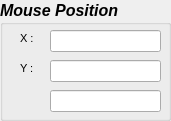
     <widget class="QGroupBox" name="groupBox">
      <property name="geometry">
       <rect>
        <x>880</x>
        <y>310</y>
        <width>171</width>
        <height>121</height>
       </rect>
      </property>
      <property name="font">
       <font>
        <pointsize>12</pointsize>
        <weight>75</weight>
        <italic>true</italic>
        <bold>true</bold>
       </font>
      </property>
      <property name="title">
       <string>Mouse Position</string>
      </property>
      <widget class="QLabel" name="label_78">
       <property name="geometry">
        <rect>
         <x>20</x>
         <y>30</y>
         <width>55</width>
         <height>16</height>
        </rect>
       </property>
       <property name="font">
        <font>
         <pointsize>8</pointsize>
         <weight>50</weight>
         <italic>false</italic>
         <bold>false</bold>
        </font>
       </property>
       <property name="text">
        <string>X :</string>
       </property>
      </widget>
      <widget class="QLabel" name="label_79">
       <property name="geometry">
        <rect>
         <x>20</x>
         <y>60</y>
         <width>55</width>
         <height>16</height>
        </rect>
       </property>
       <property name="font">
        <font>
         <pointsize>8</pointsize>
         <weight>50</weight>
         <italic>false</italic>
         <bold>false</bold>
        </font>
       </property>
       <property name="text">
        <string>Y :</string>
       </property>
      </widget>
      <widget class="QLineEdit" name="lineEditXposition">
       <property name="geometry">
        <rect>
         <x>50</x>
         <y>30</y>
         <width>111</width>
         <height>22</height>
        </rect>
       </property>
       <property name="font">
        <font>
         <pointsize>8</pointsize>
         <weight>50</weight>
         <italic>false</italic>
         <bold>false</bold>
        </font>
       </property>
      </widget>
      <widget class="QLineEdit" name="lineEditYposition">
       <property name="geometry">
        <rect>
         <x>50</x>
         <y>60</y>
         <width>111</width>
         <height>22</height>
        </rect>
       </property>
       <property name="font">
        <font>
         <pointsize>8</pointsize>
         <weight>50</weight>
         <italic>false</italic>
         <bold>false</bold>
        </font>
       </property>
      </widget>
      <widget class="QLineEdit" name="lineEditKondisiMouse">
       <property name="geometry">
        <rect>
         <x>50</x>
         <y>90</y>
         <width>111</width>
         <height>22</height>
        </rect>
       </property>
       <property name="font">
        <font>
         <pointsize>8</pointsize>
         <weight>50</weight>
         <italic>false</italic>
         <bold>false</bold>
        </font>
       </property>
      </widget>
     </widget>
